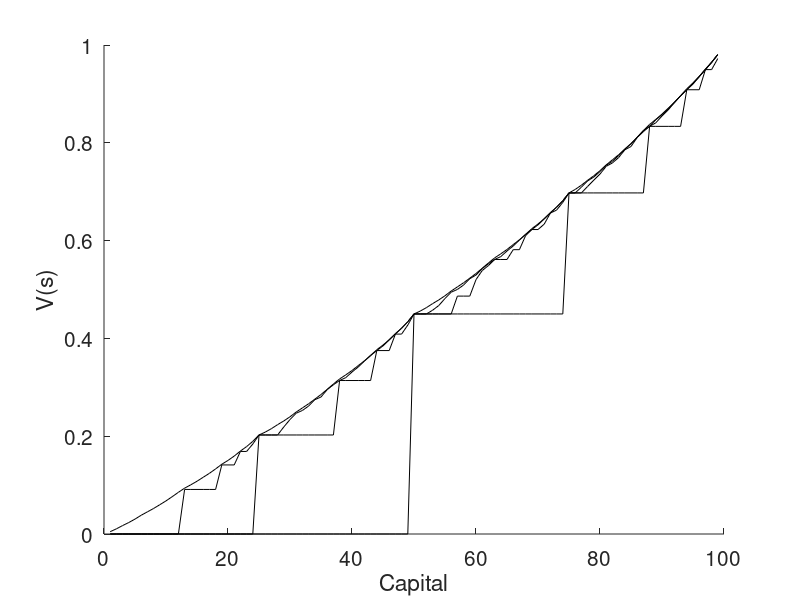
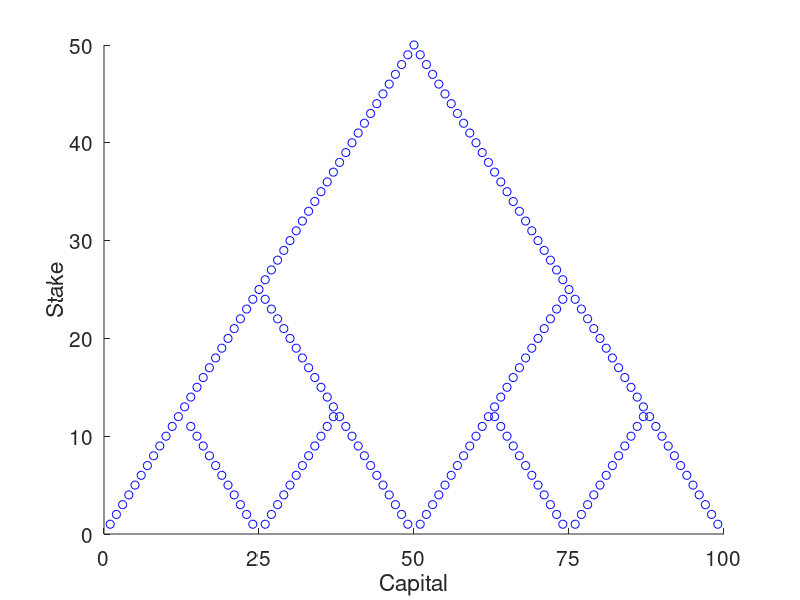
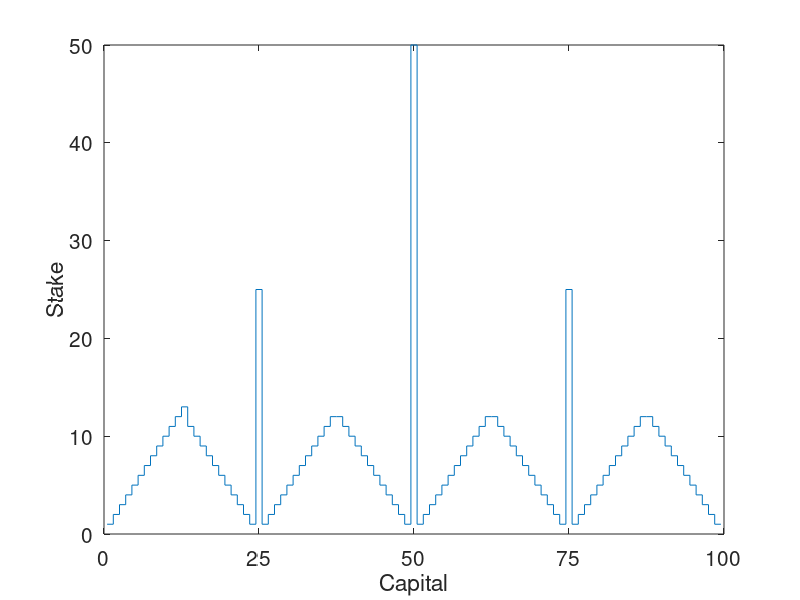

These figures' MATLAB source, in order:
close all;
clear;
rng(0);

Goal = 100;
p_h = 0.45; % probability of head (winning)
gamma = 1;

V = zeros(Goal - 1, 1); % s = 1, 2, ..., Goal - 1
Q_coeff = cell(Goal - 1, floor(Goal - 1));
Q_const = NaN(Goal - 1, floor(Goal - 1));
for s = 1:(Goal - 1)
    for a = 1:min([s, Goal - s])
        Q_coeff{s, a} = zeros(1, Goal - 1);
        Q_const(s, a) = 0;
        
        if (s + a) < Goal
            Q_coeff{s, a}(s + a) = p_h * gamma;
        else
            Q_const(s, a) = Q_const(s, a) + p_h;
        end
        if (s - a) > 0
            Q_coeff{s, a}(s - a) = (1 - p_h) * gamma;
        end
    end
end

Delta_th = 1e-9;
Delta = Inf; Sweep = 0;
PlotSweep = [1, 2, 3, 32];
figure('Position', [300 200 500 300]); hold on;
while Delta > Delta_th
    Sweep = Sweep + 1;
    Delta = 0;
    for s = 1:(Goal - 1)
        a_set = 1:min([s, Goal - s]);
        Q_set = zeros(size(a_set));
        for a = a_set
            Q_set(a_set == a) = Q_coeff{s, a} * V + Q_const(s, a);
        end
        V_old = V(s);
        V(s) = max(Q_set);
        Delta = max([Delta, abs(V(s) - V_old)]);
    end
    if ismember(Sweep, PlotSweep) || (Delta <= Delta_th)
        plot(V, 'Color', 'k');
    end
end
xlabel('Capital');
ylabel('V(s)');
set(gca, 'FontSize', 15);

pi = zeros(size(V)); eps = Delta_th * 0.1;
figure('Position', [300 200 500 300]); hold on;
for s = 1:(Goal - 1)
    a_set = 1:min([s, Goal - s]);
    Q_set = zeros(size(a_set));
    for a = a_set
        Q_set(a_set == a) = Q_coeff{s, a} * V + Q_const(s, a);
    end
    a_opt = a_set((Q_set - max(Q_set)) > -eps);
    plot(s * ones(size(a_opt)), a_opt, 'bo');
    pi(s) = min(a_opt);
end
xlabel('Capital');
ylabel('Stake');
set(gca, 'XTick', 0:25:100, 'FontSize', 15);
figure('Position', [300 200 500 300]);
stairs(0.5:(Goal - 0.5), [pi; pi(end)]);
xlabel('Capital');
ylabel('Stake');
set(gca, 'XTick', 0:25:100, 'FontSize', 15);